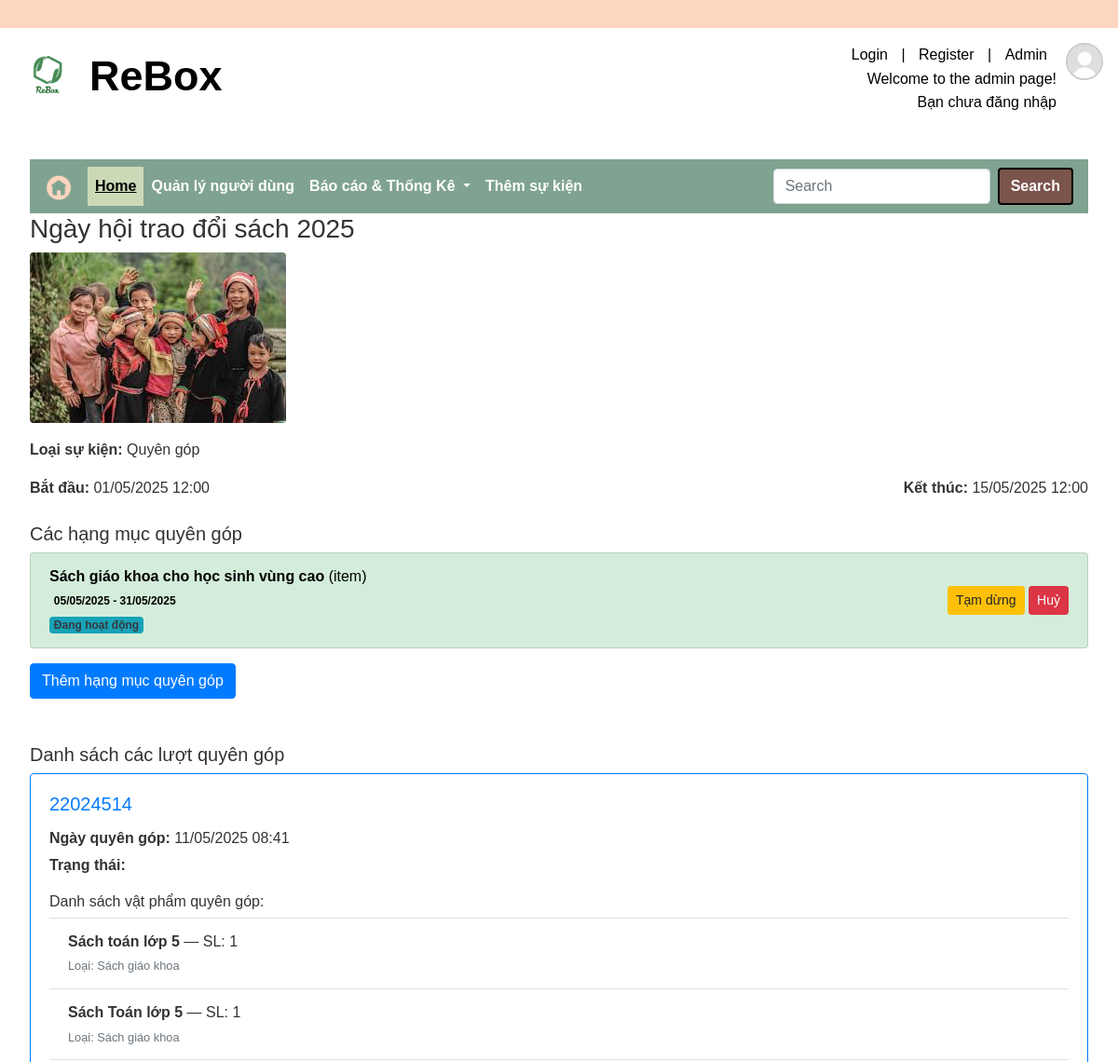
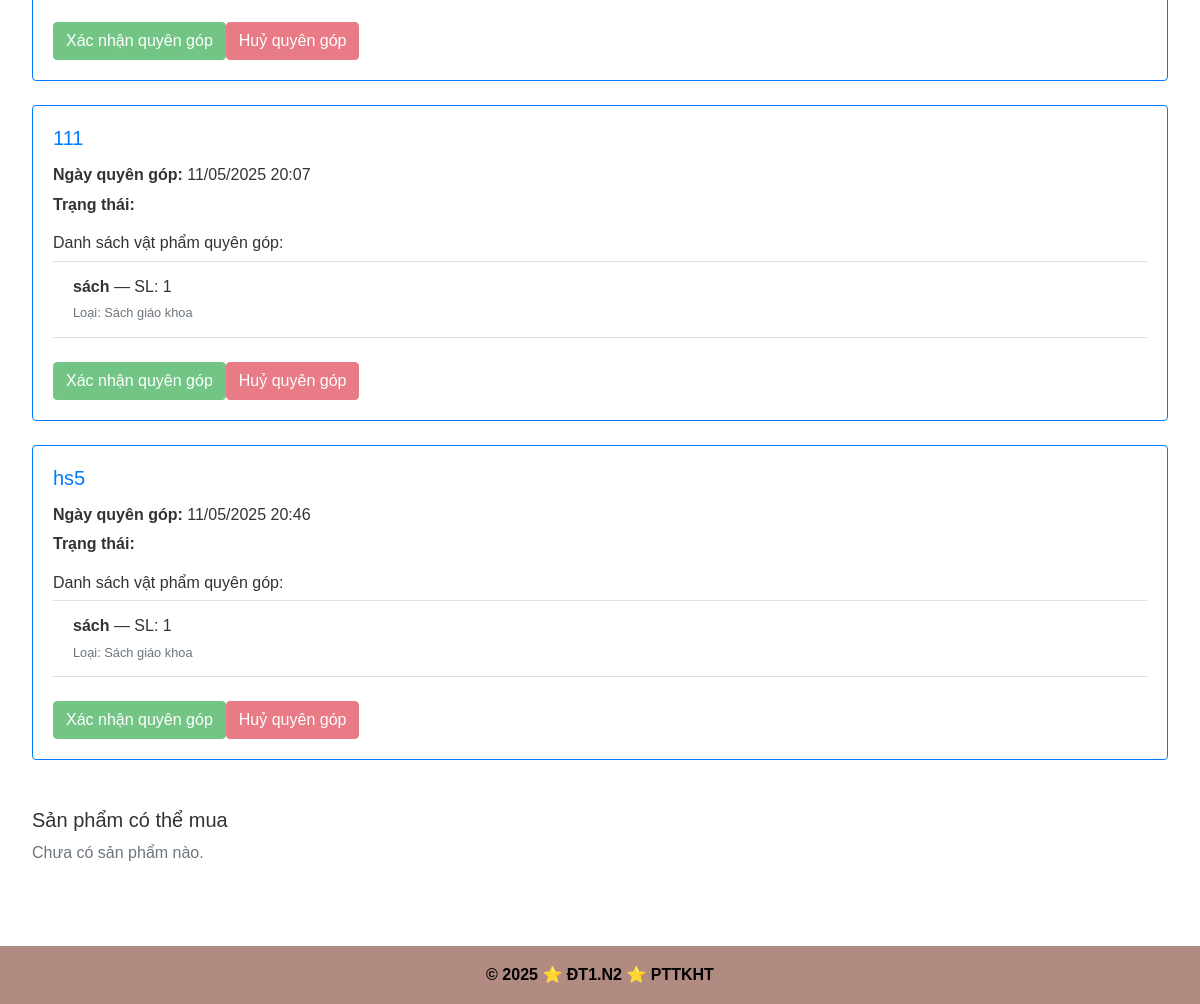
/admin/2, run on the app's committed database (2 pictures, top to bottom).
### app/models/event.py (models this page shows)
class Event(csdl.Model):
    id = csdl.Column(csdl.Integer, primary_key=True)
    name = csdl.Column(csdl.String(50), unique=True, nullable=False)
    start_time = csdl.Column(csdl.DateTime, nullable=False)
    end_time = csdl.Column(csdl.DateTime, nullable=False)
    event_type  = csdl.Column(csdl.String(30), nullable=False)
    fee = csdl.Column(csdl.Integer, nullable=True)
    image = csdl.Column(csdl.String(50), nullable=True)
    managed_by = csdl.relationship(
        'User',
        secondary='event_manager',
        backref=csdl.backref('managed_events', lazy='dynamic')  # ← sửa ở đây
    )
    buyable_items = csdl.relationship('BuyableItem', backref='event', lazy=True)
    status_id = csdl.Column(csdl.Integer, csdl.ForeignKey('event_status.id'), nullable=False)
    status = csdl.relationship('EventStatus', backref='events')
    donation_categories = csdl.relationship(
        'DonationCategory',
        back_populates='event',
        lazy='select'  # Hoặc để mặc định
    )

### app/models/donation_category.py (models this page shows)
class DonationCategory(csdl.Model):
    id = csdl.Column(csdl.Integer, primary_key=True)
    dc_name = csdl.Column(csdl.String(50), nullable=False)
    dc_type_id = csdl.Column(csdl.Integer, csdl.ForeignKey('dc_type.id'), nullable=False)
    donation_type = csdl.Column(csdl.String(30), nullable=False)
    target_quantity = csdl.Column(csdl.Integer)
    start_date = csdl.Column(csdl.DateTime, nullable=False)
    end_date = csdl.Column(csdl.DateTime, nullable=False)
    event_id = csdl.Column(csdl.Integer, csdl.ForeignKey('event.id'), nullable=False)
    status_id = csdl.Column(csdl.Integer, csdl.ForeignKey('event_status.id'), nullable=False)
    event = csdl.relationship('Event', back_populates='donation_categories')
    status = csdl.relationship('EventStatus', backref=csdl.backref('donation_categories', lazy='dynamic'))

### app/models/donation.py (models this page shows)
class Donation(csdl.Model):
    id = csdl.Column(csdl.Integer, primary_key=True)
    donation_category_id = csdl.Column(csdl.Integer, csdl.ForeignKey('donation_category.id'), nullable=False)
    donor_name = csdl.Column(csdl.String(50), nullable=False)
    donor_email = csdl.Column(csdl.String(30), nullable=False)
    create_time = csdl.Column(csdl.DateTime, nullable=False)
    status_id = csdl.Column(csdl.Integer, csdl.ForeignKey('donation_status.id'), nullable=False)
    status = csdl.relationship('DonationStatus', backref='donations', lazy=True)
    items = csdl.relationship('DonationItem', backref='donation', lazy=True)

### app/models/donation_item.py (models this page shows)
class DonationItem(csdl.Model):
    id = csdl.Column(csdl.Integer, primary_key=True)
    donation_id = csdl.Column(csdl.Integer, csdl.ForeignKey('donation.id'), nullable=False)
    category_id = csdl.Column(csdl.Integer, csdl.ForeignKey('category.id'), nullable=False)
    item_name = csdl.Column(csdl.String(100), nullable=False)
    quantity = csdl.Column(csdl.Integer)
    image = csdl.Column(csdl.String(100), nullable=True)
    category = csdl.relationship('Category', backref='donation_items', lazy=True)

### app/models/category.py (models this page shows)
class Category(UserMixin, csdl.Model):
    id = csdl.Column(csdl.Integer, primary_key=True)
    category_name = csdl.Column(csdl.String(50), unique=True, nullable=False)

### app/admin/routes.py (the view)
@admin_blueprint.route('/admin/<int:event_id>')
def showEventDetails(event_id):
    event = Event.query.get(event_id)
    if event and event.status_id == 3:
        flash("Không thể chuyển sự kiện sang trạng thái 'Huỷ'.", "warning")
        return redirect(request.referrer or url_for('admin.adminPage'))
    if event:
        category_ids = [dc.id for dc in event.donation_categories]
        donations = Donation.query.filter(Donation.donation_category_id.in_(category_ids)).all()
        return render_template(
            'admin/eventDetails.html',
            event=event,
            donations=donations,
            now=datetime.utcnow()
        )
    else:
        flash("Không tìm thấy sự kiện.", "danger")
        return redirect(url_for('admin.adminPage'))

### app/admin/templates/admin/eventDetails.html (shortened to what this page needs)
{% extends 'base.html' %} {% block title %}Trang chủ{% endblock %} {% block
add_header %}
<p>Welcome to the admin page!</p>
{% if current_user.is_authenticated %}
<p>Bạn đã đăng nhập!</p>
{% else %}
<p>Bạn chưa đăng nhập</p>
{% endif %} {% endblock %} {% block content %}
<nav class="navbar navbar-expand-lg navbar-light bg-light">
  <a class="navbar-brand" href="{{ url_for('admin.adminPage') }}">
    <img src="./static/image/home.png" style="width: 30px" alt="home image" />
  </a>
  <div class="collapse navbar-collapse" id="navbarSupportedContent">
    <ul class="navbar-nav mr-auto">
      <li class="nav-item active">
        <a class="nav-link" href="{{ url_for('home.homepage') }}">Home</a>
      </li>
      <li class="nav-item">
        <a class="nav-link" href="{{ url_for('userManagement.manage_user') }}"
          >Quản lý người dùng</a
        >
      </li>
      <li class="nav-item dropdown">
        <a
          class="nav-link dropdown-toggle"
          href="#"
          id="navbarDropdown"
          role="button"
          data-toggle="dropdown"
          aria-haspopup="true"
          aria-expanded="false"
        >
          Báo cáo & Thống Kê
        </a>
      </li>
      <li class="nav-item">
        <a class="nav-link" href="{{url_for('admin.manageEvent')}}"
          >Thêm sự kiện</a
        >
      </li>
    </ul>
    <form class="form-inline my-2 my-lg-0">
      <input
        class="form-control mr-sm-2"
        type="search"
        placeholder="Search"
        aria-label="Search"
      />
      <button class="btn btn-outline-success my-2 my-sm-0" type="submit">
        Search
      </button>
    </form>
  </div>
</nav>
{% if event %}
<div class="mb-3">
  <h3>{{ event.name }}</h3>
  {% if event.image %}
  <div class="mb-3">
    <img
      src="{{ url_for('static', filename=event.image) }}"
      alt="Ảnh sự kiện"
      class="img-fluid rounded shadow-sm"
      style="max-width: 400px"
    />
  </div>
  {% endif %}
  <p><strong>Loại sự kiện:</strong> {{ event.event_type }}</p>
</div>
<div class="d-flex justify-content-between mb-3">
  <div>
    <strong>Bắt đầu:</strong> {{ event.start_time.strftime('%d/%m/%Y %H:%M') }}
  </div>
  <div>
    <strong>Kết thúc:</strong> {{ event.end_time.strftime('%d/%m/%Y %H:%M') }}
  </div>
</div>
<h5 class="mt-4">Các hạng mục quyên góp</h5>
<div class="mb-3">
  {% if event.donation_categories and event.donation_categories|length > 0 %}
  <ul class="list-group">
    {% for dc in event.donation_categories %} {% set is_active = dc.start_date
    <= now <= dc.end_date and dc.status.id not in [2, 3] %} {% set bg_color =
    '#d4edda' if is_active else '#f8d7da' %}
    <li
      class="list-group-item d-flex justify-content-between align-items-center"
      style="background-color: {{ bg_color }}; color: #000;"
    >
      <div>
        <strong style="color: #000">{{ dc.dc_name }}</strong> ({{
        dc.donation_type }})<br />
        <span
          class="badge"
          style="background-color: {{ bg_color }}; color: #000;"
        >
          {{ dc.start_date.strftime('%d/%m/%Y') }} - {{
          dc.end_date.strftime('%d/%m/%Y') }} </span
        ><br />
        <span class="badge bg-info text-dark mt-1">
          {% if dc.status.id == 2 %} Đã tạm hoãn {% elif dc.status.id == 3 %} Đã
          huỷ {% elif dc.start_date > now %} Chưa bắt đầu {% elif dc.end_date <
          now %} Đã kết thúc {% else %} Đang hoạt động {% endif %}
        </span>
      </div>
      <div>
        {% if dc.status.id == 2 %}
        <a
          href="{{ url_for('admin.resume_donation_category', category_id=dc.id) }}"
        >
          <button class="btn btn-success btn-sm">Tiếp tục</button>
        </a>
        {% else %}
        <a
          href="{{ url_for('admin.pause_donation_category', category_id=dc.id) }}"
        >
          <button class="btn btn-warning btn-sm">Tạm dừng</button>
        </a>
        {% endif %}
        <a
          href="{{ url_for('admin.cancel_donation_category', category_id=dc.id) }}"
        >
          <button class="btn btn-danger btn-sm">Huỷ</button>
        </a>
      </div>
    </li>
    {% endfor %}
  </ul>
  {% else %}
  <p class="text-muted">Chưa có hạng mục nào.</p>
  {% endif %}
</div>
<a
  href="{{ url_for('admin.manageDonationCategory', event_id=event.id) }}"
  class="btn btn-primary"
>
  Thêm hạng mục quyên góp
</a>
<h5 class="mt-5">Danh sách các lượt quyên góp</h5>
{% if donations %} {% for donation in donations %}
<div class="card mb-4 shadow-sm border-primary">
  <div class="card-body">
    <h5 class="card-title text-primary">{{ donation.donor_name }}</h5>
    <p class="card-text mb-1">
      <strong>Ngày quyên góp:</strong> {{
      donation.create_time.strftime("%d/%m/%Y %H:%M") }}
    </p>
    <p class="card-text mb-2">
      <strong>Trạng thái:</strong>
    </p>
    <h6 class="mt-3">Danh sách vật phẩm quyên góp:</h6>
    {% if donation.items %}
    <ul class="list-group list-group-flush">
      {% for item in donation.items %}
      <li class="list-group-item">
        <strong>{{ item.item_name }}</strong> — SL: {{ item.quantity }}<br />
        <small class="text-muted">
          Loại: {{ item.category.category_name }}
        </small>
      </li>
      {% endfor %}
    </ul>
    {% else %}
    <p class="text-muted">Không có vật phẩm nào được quyên góp.</p>
    {% endif %}
    <div class="mt-4 d-flex gap-2">
      <form
        method="POST"
        action="{{ url_for('admin.confirm_donation', donation_id=donation.id) }}"
      >
        <button
          type="submit"
          class="btn btn-success"
          {%
          if
          donation.status_id
          !="1"
          %}disabled{%
          endif
          %}
        >
          Xác nhận quyên góp
        </button>
      </form>
      <form
        method="POST"
        action="{{ url_for('admin.cancel_donation', donation_id=donation.id) }}"
      >
        <button
          type="submit"
          class="btn btn-danger"
          {%
          if
          donation.status_id
          !="1"
          %}disabled{%
          endif
          %}
        >
          Huỷ quyên góp
        </button>
      </form>
    </div>
  </div>
</div>
{% endfor %} {% else %}
<div class="alert alert-warning">Hiện chưa có lượt quyên góp nào.</div>
{% endif %}
<h5 class="mt-5">Sản phẩm có thể mua</h5>
<div class="mb-3">
  {% if event.buyable_items|length > 0 %}
  <ul class="list-group">
    {% for item in event.buyable_items %}
    <li class="list-group-item">
      <div class="d-flex flex-column align-items-start">
        <div class="mb-2">
          <h6>{{ item.item_name }}</h6>
          <p class="mb-1 text-muted">
            Giá: {{ item.price }} VNĐ | Trạng thái: {{ item.status_obj.name }}
          </p>
        </div>
        {% if item.image %}
        <div class="mb-2">
          <img
            src="{{ url_for('static', filename=item.image) }}"
            alt="{{ item.item_name }}"
            class="img-thumbnail"
            style="max-width: 150px"
          />
        </div>
        {% endif %}
        <div class="mt-2">
          <a
            href="{{ url_for('admin.createBuyableItem', item_id=item.id) }}"
            class="btn btn-sm btn-outline-primary me-2 {% if item.status != 1 %}disabled{% endif %}"
            >Chỉnh sửa</a
          >
          <a
            href="{{ url_for('admin.updateBuyableItemStatus', item_id=item.id, new_status=2) }}"
            class="btn btn-sm btn-success me-2 {% if item.status != 1 %}disabled{% endif %}"
            >Xác nhận</a
          >
          <a
            href="{{ url_for('admin.updateBuyableItemStatus', item_id=item.id, new_status=3) }}"
            class="btn btn-sm btn-danger {% if item.status != 1 %}disabled{% endif %}"
            >Huỷ</a
          >
        </div>
      </div>
    </li>
    {% endfor %}
  </ul>
  {% else %}
  <p class="text-muted">Chưa có sản phẩm nào.</p>
  {% endif %}
</div>
{% else %}
<p class="text-muted">Không tìm thấy sự kiện nào.</p>
{% endif %} {% endblock %}

### app/static/css/base.css (style rules this page uses)
:root { --topBar: var(--mau2); --header: white; --menu-bar-color: var(--mau4); --selected-menu-color: var(--mau3); --text-select-login: var(--mau6); --btn-search: var(--mau9); --btn-search-hover: var(--mau8); --footer-background: var(--mau6); --text-header: black; --text-login-register: black; --text-menu-login-register: black; --text-footer: white; --text-menu-home: white; --text-menu-home-hover: black; --text-menu-home-selected: black; --text-btn-search: white; --text-btn-search-hover: black; --mau1: #86946d; --mau2: #fdd6c2; --mau3: #ccd9b7; --mau4: #7fa390; --mau5: #b0e1e1; --mau6: #b18a81; --mau7: #d9c297; --mau8: #c4a289; --mau9: #7b544c; --mau20: #f6ffe7; }
* { margin: 0; padding: 0; box-sizing: border-box; }
p { margin-bottom: 0px !important; }
html, body { height: 100%; margin: 0; display: flex; flex-direction: column; }
body { font-family: "Arial", sans-serif; background-color: white; color: #333; line-height: 1.6; }
.nav-link { color: var(--text-menu-home) !important; font-weight: bold; }
.nav-item.active .nav-link { color: var(--text-menu-home-selected) !important; background-color: var(--selected-menu-color); text-decoration: underline !important; }
.bg-light { background-color: var(--menu-bar-color) !important; }
.btn-outline-success { background-color: var(--btn-search); color: var(--text-btn-search); font-weight: bold; border: 2px solid black; }

### data on the page
Event: name "Ngày hội trao đổi sách 2025", image (picture), event_type "Quyên góp", start_time "01/05/2025 12:00", end_time "15/05/2025 12:00"
DonationCategory: dc_name "Sách giáo khoa cho học sinh vùng cao", donation_type "item", start_date "05/05/2025", end_date "31/05/2025", shows "Đang hoạt động"
Donation: donor_name "22024514", create_time "11/05/2025 08:41"
DonationItem: item_name "Sách toán lớp 5", quantity "1", category.category_name "Sách giáo khoa"
DonationItem: item_name "Sách Toán lớp 5", quantity "1", category.category_name "Sách giáo khoa"
Donation: donor_name "111", create_time "11/05/2025 20:07"
DonationItem: item_name "sách", quantity "1", category.category_name "Sách giáo khoa"
Donation: donor_name "hs5", create_time "11/05/2025 20:46"
DonationItem: item_name "sách", quantity "1", category.category_name "Sách giáo khoa"
